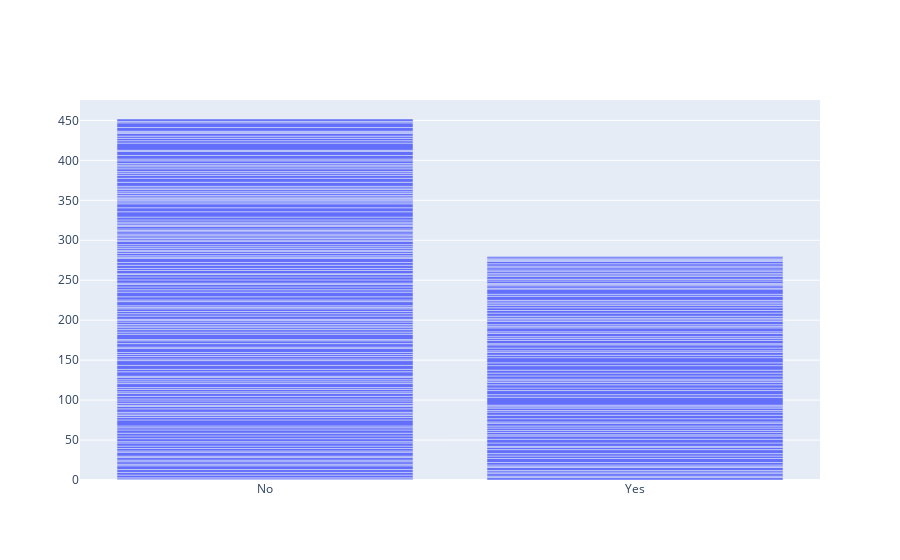

Source (notebook cell):
### Markdown cell above
5. Generate a bar plot using Plotly

### Code cell
fig = go.Figure(data=[go.Bar(x=tips["smoker"], y=tips["tip"])])
fig.show()

### Figure 1 — Plotly figure (JSON) as saved in the notebook; plotly's stock layout.template omitted (floating-point values rounded to 4 significant figures; data arrays with more than 128 entries replaced by an {"elided": "..."} marker saying what was removed)
{"data": [{"type": "bar", "x": {"elided": "244 str values"}, "y": {"elided": "244 float values"}}], "layout": {}}
